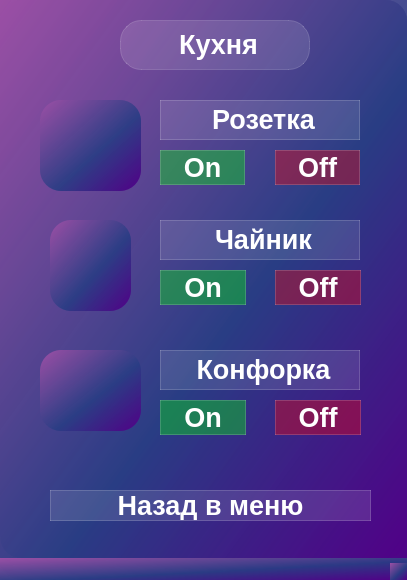
<?xml version="1.0" encoding="UTF-8"?>
<ui version="4.0">
 <class>Kitchen</class>
 <widget class="QMainWindow" name="Kitchen">
  <property name="geometry">
   <rect>
    <x>0</x>
    <y>0</y>
    <width>407</width>
    <height>580</height>
   </rect>
  </property>
  <property name="windowTitle">
   <string>MainWindow</string>
  </property>
  <property name="styleSheet">
   <string notr="true">background-color: qlineargradient(spread:pad, x1:1, y1:1, x2:0, y2:0, stop:0 rgba(81, 0, 135,255), stop:0.427447 rgba(41, 61, 132,235), stop:1 rgba(155,79,165,255));
border-style: solid;
border-radius:21px;</string>
  </property>
  <widget class="QWidget" name="centralwidget">
   <widget class="QLabel" name="label_7">
    <property name="geometry">
     <rect>
      <x>40</x>
      <y>100</y>
      <width>101</width>
      <height>91</height>
     </rect>
    </property>
    <property name="text">
     <string/>
    </property>
    <property name="pixmap">
     <pixmap>Photo/png-clipart-network-socket-ac-power-plugs-and-sockets-schuko-icon-power-socket-electronics-smiley.png</pixmap>
    </property>
    <property name="scaledContents">
     <bool>true</bool>
    </property>
   </widget>
   <widget class="QLabel" name="label_4">
    <property name="geometry">
     <rect>
      <x>50</x>
      <y>220</y>
      <width>81</width>
      <height>91</height>
     </rect>
    </property>
    <property name="text">
     <string/>
    </property>
    <property name="pixmap">
     <pixmap>Photo/png-clipart-kettle-scalable-graphics-home-appliance-icon-kettle-logo-electric-kettle-PhotoRoom.png-PhotoRoom.png</pixmap>
    </property>
    <property name="scaledContents">
     <bool>true</bool>
    </property>
   </widget>
   <widget class="QLabel" name="label_9">
    <property name="geometry">
     <rect>
      <x>40</x>
      <y>350</y>
      <width>101</width>
      <height>81</height>
     </rect>
    </property>
    <property name="text">
     <string/>
    </property>
    <property name="pixmap">
     <pixmap>Photo/png-transparent-computer-icons-gas-burner-flame-gas-stove-flame-gas-burner-PhotoRoom.png-PhotoRoom.png</pixmap>
    </property>
    <property name="scaledContents">
     <bool>true</bool>
    </property>
   </widget>
   <widget class="QLabel" name="label_smart_home">
    <property name="geometry">
     <rect>
      <x>120</x>
      <y>20</y>
      <width>190</width>
      <height>50</height>
     </rect>
    </property>
    <property name="styleSheet">
     <string notr="true">background-color: rgba(255,255,255,30);
border: 1px solid rgba(255,255,255,40);
border-raduis: 7px;
color: white;
font-weight: bold;
font-size:20pt;
</string>
    </property>
    <property name="text">
     <string>&lt;html&gt;&lt;head/&gt;&lt;body&gt;&lt;p align=&quot;center&quot;&gt;Кухня&lt;/p&gt;&lt;/body&gt;&lt;/html&gt;</string>
    </property>
   </widget>
   <widget class="QPushButton" name="pushButton_on">
    <property name="geometry">
     <rect>
      <x>160</x>
      <y>150</y>
      <width>85</width>
      <height>35</height>
     </rect>
    </property>
    <property name="styleSheet">
     <string notr="true">QPushButton {
background-color: rgba(0,255,0,90);
border: 1px solid rgba(255,255,255,40);
border-raduis: 7px;
color: white;
font-weight: bold;
font-size:20pt;
}
QPushButton:hover {
background-color: rgba(255,255,255,40);
}
QPushButton:pressed {
background-color: rgba(0,255,0,90);
}
</string>
    </property>
    <property name="text">
     <string>On</string>
    </property>
   </widget>
   <widget class="QPushButton" name="pushButton_off">
    <property name="geometry">
     <rect>
      <x>275</x>
      <y>150</y>
      <width>85</width>
      <height>35</height>
     </rect>
    </property>
    <property name="styleSheet">
     <string notr="true">QPushButton {
background-color: rgba(255,0,0,90);
border: 1px solid rgba(255,255,255,40);
border-raduis: 7px;
color: white;
font-weight: bold;
font-size:20pt;
}
QPushButton:hover {
background-color: rgba(255,255,255,40);
}
QPushButton:pressed {
background-color: rgba(255,0,0,90);
}
</string>
    </property>
    <property name="text">
     <string>Off</string>
    </property>
   </widget>
   <widget class="QLabel" name="label_name_power_socket">
    <property name="geometry">
     <rect>
      <x>160</x>
      <y>100</y>
      <width>200</width>
      <height>40</height>
     </rect>
    </property>
    <property name="styleSheet">
     <string notr="true">background-color: rgba(255,255,255,30);
border: 1px solid rgba(255,255,255,40);
border-raduis: 7px;
color: white;
font-weight: bold;
font-size:20pt;
</string>
    </property>
    <property name="text">
     <string>&lt;html&gt;&lt;head/&gt;&lt;body&gt;&lt;p align=&quot;center&quot;&gt;Розетка&lt;/p&gt;&lt;/body&gt;&lt;/html&gt;</string>
    </property>
   </widget>
   <widget class="QPushButton" name="pushButton_off_4">
    <property name="geometry">
     <rect>
      <x>275</x>
      <y>270</y>
      <width>86</width>
      <height>35</height>
     </rect>
    </property>
    <property name="styleSheet">
     <string notr="true">QPushButton {
background-color: rgba(255,0,0,90);
border: 1px solid rgba(255,255,255,40);
border-raduis: 7px;
color: white;
font-weight: bold;
font-size:20pt;
}
QPushButton:hover {
background-color: rgba(255,255,255,40);
}
QPushButton:pressed {
background-color: rgba(255,0,0,90);
}
</string>
    </property>
    <property name="text">
     <string>Off</string>
    </property>
   </widget>
   <widget class="QLabel" name="label_name_teapot">
    <property name="geometry">
     <rect>
      <x>160</x>
      <y>220</y>
      <width>200</width>
      <height>40</height>
     </rect>
    </property>
    <property name="styleSheet">
     <string notr="true">background-color: rgba(255,255,255,30);
border: 1px solid rgba(255,255,255,40);
border-raduis: 7px;
color: white;
font-weight: bold;
font-size:20pt;
</string>
    </property>
    <property name="text">
     <string>&lt;html&gt;&lt;head/&gt;&lt;body&gt;&lt;p align=&quot;center&quot;&gt;Чайник&lt;/p&gt;&lt;/body&gt;&lt;/html&gt;</string>
    </property>
   </widget>
   <widget class="QPushButton" name="pushButton_on_4">
    <property name="geometry">
     <rect>
      <x>160</x>
      <y>270</y>
      <width>86</width>
      <height>35</height>
     </rect>
    </property>
    <property name="styleSheet">
     <string notr="true">QPushButton {
background-color: rgba(0,255,0,90);
border: 1px solid rgba(255,255,255,40);
border-raduis: 7px;
color: white;
font-weight: bold;
font-size:20pt;
}
QPushButton:hover {
background-color: rgba(255,255,255,40);
}
QPushButton:pressed {
background-color: rgba(0,255,0,90);
}
</string>
    </property>
    <property name="text">
     <string>On</string>
    </property>
   </widget>
   <widget class="QPushButton" name="pushButton_off_2">
    <property name="geometry">
     <rect>
      <x>275</x>
      <y>400</y>
      <width>86</width>
      <height>35</height>
     </rect>
    </property>
    <property name="styleSheet">
     <string notr="true">QPushButton {
background-color: rgba(255,0,0,90);
border: 1px solid rgba(255,255,255,40);
border-raduis: 7px;
color: white;
font-weight: bold;
font-size:20pt;
}
QPushButton:hover {
background-color: rgba(255,255,255,40);
}
QPushButton:pressed {
background-color: rgba(255,0,0,90);
}
</string>
    </property>
    <property name="text">
     <string>Off</string>
    </property>
   </widget>
   <widget class="QPushButton" name="pushButton_on_2">
    <property name="geometry">
     <rect>
      <x>160</x>
      <y>400</y>
      <width>86</width>
      <height>35</height>
     </rect>
    </property>
    <property name="styleSheet">
     <string notr="true">QPushButton {
background-color: rgba(0,255,0,90);
border: 1px solid rgba(255,255,255,40);
border-raduis: 7px;
color: white;
font-weight: bold;
font-size:20pt;
}
QPushButton:hover {
background-color: rgba(255,255,255,40);
}
QPushButton:pressed {
background-color: rgba(0,255,0,90);
}
</string>
    </property>
    <property name="text">
     <string>On</string>
    </property>
   </widget>
   <widget class="QLabel" name="label_name_the_burner">
    <property name="geometry">
     <rect>
      <x>160</x>
      <y>350</y>
      <width>200</width>
      <height>40</height>
     </rect>
    </property>
    <property name="styleSheet">
     <string notr="true">background-color: rgba(255,255,255,30);
border: 1px solid rgba(255,255,255,40);
border-raduis: 7px;
color: white;
font-weight: bold;
font-size:20pt;
</string>
    </property>
    <property name="text">
     <string>&lt;html&gt;&lt;head/&gt;&lt;body&gt;&lt;p align=&quot;center&quot;&gt;Конфорка&lt;/p&gt;&lt;/body&gt;&lt;/html&gt;</string>
    </property>
   </widget>
   <widget class="QPushButton" name="pushButton_back_to_menu">
    <property name="geometry">
     <rect>
      <x>50</x>
      <y>490</y>
      <width>321</width>
      <height>31</height>
     </rect>
    </property>
    <property name="styleSheet">
     <string notr="true">QPushButton {
background-color: rgba(255,255,255,30);
border: 1px solid rgba(255,255,255,40);
border-raduis: 7px;
color: white;
font-weight: bold;
font-size:20pt;
}
QPushButton:hover {
background-color: rgba(0, 255, 120, 0.4);
}
QPushButton:pressed {
background-color: rgba(255,255,255,70);
}
</string>
    </property>
    <property name="text">
     <string>Назад в меню</string>
    </property>
   </widget>
  </widget>
  <widget class="QMenuBar" name="menubar">
   <property name="geometry">
    <rect>
     <x>0</x>
     <y>0</y>
     <width>407</width>
     <height>21</height>
    </rect>
   </property>
  </widget>
  <widget class="QStatusBar" name="statusbar"/>
 </widget>
 <resources/>
 <connections/>
</ui>
